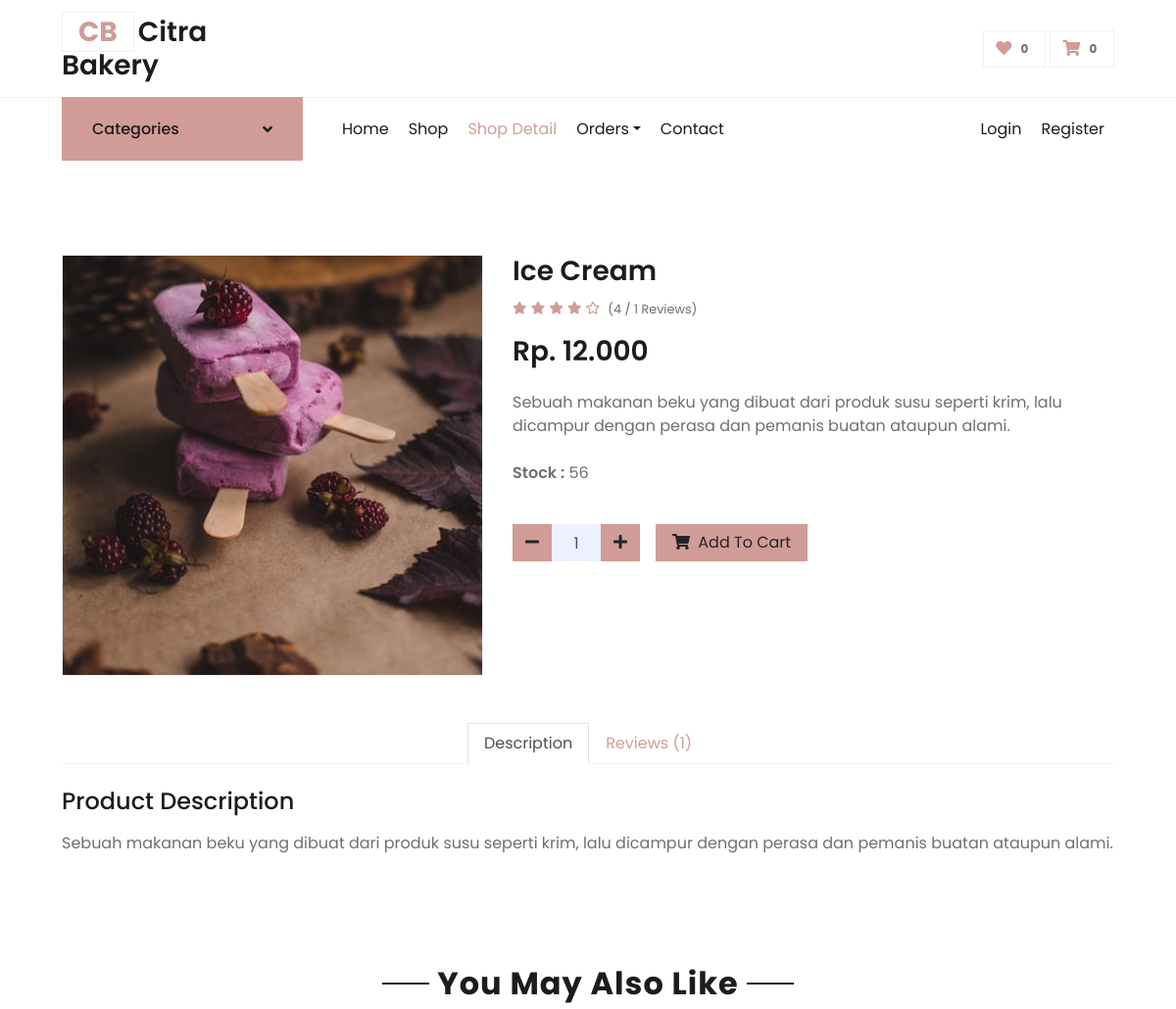
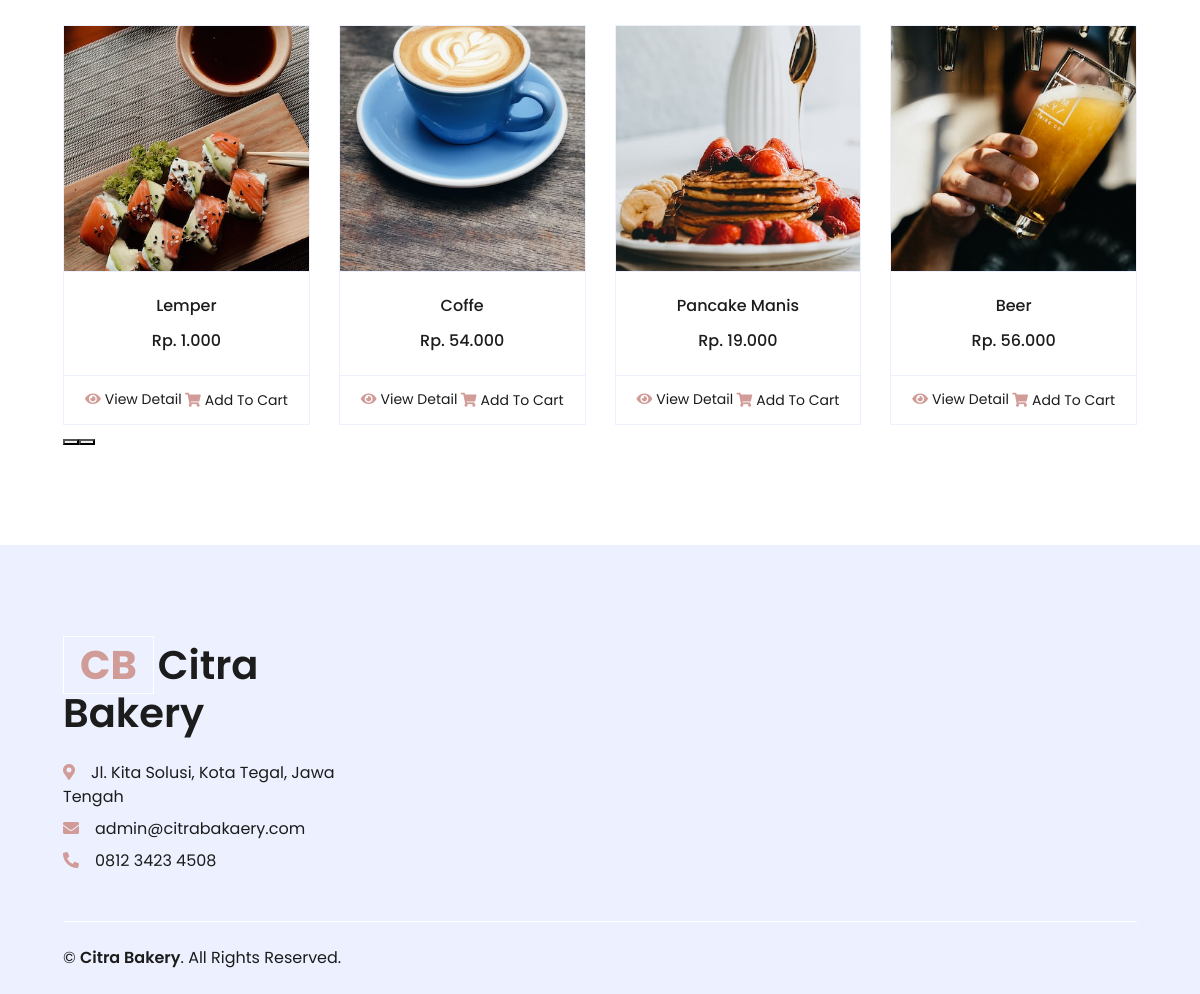
Screenshot of /detail/10 with the database file from the repository (2 pictures, top to bottom).
### tables this page shows
CREATE TABLE `gambar` (
  `id` int(11) NOT NULL,
  `idMenu` int(11) NOT NULL,
  `gambar` text NOT NULL,
  `createdAt` timestamp NOT NULL DEFAULT current_timestamp(),
  `updatedAt` timestamp NULL DEFAULT NULL ON UPDATE current_timestamp()
);

CREATE TABLE `menu` (
  `id` int(11) NOT NULL,
  `kategori_id` int(11) NOT NULL,
  `nama_menu` varchar(100) NOT NULL,
  `deskripsi` text DEFAULT NULL,
  `harga` int(11) NOT NULL,
  `stok` int(7) NOT NULL DEFAULT 0,
  `createdAt` timestamp NOT NULL DEFAULT current_timestamp(),
  `updatedAt` timestamp NULL DEFAULT NULL ON UPDATE current_timestamp()
);

### application/controllers/Frontend.php (called while the page is built, shortened)
<?php
class Frontend extends CI_Controller
{
    public function __construct()
    {
        $this->load->model('M_Front', 'front');
    }
    public function detail($id)
    {
        $product = $this->front->getProduct([
            'menu.id' => $id
        ]);
        $gambar = $this->front->getGambar([
            'idMenu' => $id
        ]);
        $review = $this->front->getReview([
            'review.idMenu' => $id
        ]);
        $rating = $this->front->getRating([
            'idMenu' => $id
        ]);
        $rating = [
            'rating' => round($rating->rating, 1),
            'total' => $rating->total
        ];
        $data = [
            'title'    => 'Shop Detail | Citra Bakery',
            'page'     => 'frontend/detail',
            'kategori' => $this->front->getKategori(),
            'product'  => $product,
            'gambar'   => $gambar,
            'products' => $this->front->getProductRandom($id),
            'review'   => $review,
            'rating'   => $rating
        ];
        $this->load->view('frontend/index', $data);
    }
}

### index.php (called while the page is built, shortened)
<?php
require_once BASEPATH.'core/CodeIgniter.php';

### application/models/M_Front.php (called while the page is built, shortened)
<?php
class M_Front extends CI_Model
{
	public function getKategori()
	{
		$this->db->order_by('kategori', 'asc');
		return $this->db->get('kategori')->result();
	}
	public function getProduct($where)
	{
		$this->db->where($where);
		return $this->db->get('menu')->row();
	}
	public function getGambar($where)
	{
		$this->db->where($where);
		$this->db->order_by('createdAt', 'desc');
		return $this->db->get('gambar')->result();
	}
	public function getProductRandom($id)
	{
		$this->db->where('id !=', $id);
		$this->db->order_by('nama_menu', 'RANDOM');
		return $this->db->get('menu', 5)->result();
	}
	public function getReview($where)
	{
		$this->db->select('review.*, user.name, user.image');
		$this->db->join('user', 'user.id = review.idUser', 'inner');
		$this->db->where($where);
		$this->db->order_by('review.createdAt', 'desc');
		return $this->db->get('review')->result();
	}
	public function getRating($where)
	{
		$this->db->select('AVG(rating) as rating, COUNT(id) as total');
		$this->db->where($where);
		return $this->db->get('review')->row();
	}
}

### application/helpers/menu_helper.php (called while the page is built, shortened)
<?php
function gambar($idMenu)
{
	$CI = &get_instance();
	$CI->db->where('idMenu', $idMenu);
	$CI->db->order_by('gambar', 'RANDOM');
	$data = $CI->db->get('gambar')->row();
	return $data->gambar;
}

### application/views/frontend/detail.php (the view, shortened to what this page needs)
<div class="container-fluid py-5">
	<div class="row px-xl-5">
		<div class="col-lg-5 pb-5">
			<div id="product-carousel" class="carousel slide" data-ride="carousel">
				<div class="carousel-inner border">
					<?php foreach ($gambar as $i => $g) : ?>
						<div class="carousel-item <?= ($i == 0) ? 'active' : ''; ?>">
							<img class="w-100 h-100" src="<?= base_url('upload/gambar/' . $g->gambar); ?>" alt="Image">
						</div>
					<?php endforeach; ?>
				</div>
				<a class="carousel-control-prev" href="#product-carousel" data-slide="prev">
					<i class="fa fa-2x fa-angle-left text-dark"></i>
				</a>
				<a class="carousel-control-next" href="#product-carousel" data-slide="next">
					<i class="fa fa-2x fa-angle-right text-dark"></i>
				</a>
			</div>
		</div>
		<div class="col-lg-7 pb-5">
			<h3 class="font-weight-semi-bold"><?= $product->nama_menu; ?></h3>
			<?php if ($rating['total'] != 0) : ?>
				<div class="d-flex mb-3">
					<div class="text-primary mr-2">
						<?php if ($rating['rating'] < 1) : ?>
							<small class="fas fa-star-half-alt"></small>
							<small class="far fa-star"></small>
							<small class="far fa-star"></small>
							<small class="far fa-star"></small>
							<small class="far fa-star"></small>
						<?php elseif ($rating['rating'] == 4) : ?>
							<small class="fas fa-star"></small>
							<small class="fas fa-star"></small>
							<small class="fas fa-star"></small>
							<small class="fas fa-star"></small>
							<small class="far fa-star"></small>
						<?php endif; ?>
					</div>
					<small class="pt-1">(<?= $rating['rating'] . ' / ' . $rating['total']; ?> Reviews)</small>
				</div>
			<?php endif; ?>
			<h3 class="font-weight-semi-bold mb-4"><?= 'Rp. ' . number_format($product->harga, 0, ',', '.'); ?></h3>
			<p class="mb-4">
				<?= $product->deskripsi; ?>
			</p>
			<p class="mb-4">
				<label class="font-weight-semi-bold">Stock : </label><?= ($product->stok > 0) ? ' ' . $product->stok : ' sold out'; ?>
			</p>
			<?php if ($product->stok > 0) : ?>
				<form action="<?= base_url('addToCart'); ?>" method="POST">
					<div class="d-flex align-items-center mb-4 pt-2">
						<div class="input-group mr-3" style="width: 130px;">
							<div class="input-group-btn">
								<button type="button" class="btn btn-primary" id="btn_minus">
									<i class="fa fa-minus"></i>
								</button>
							</div>
							<input type="text" class="form-control bg-secondary text-center" value="1" name="total" id="input_total">
							<div class="input-group-btn">
								<button type="button" class="btn btn-primary" id="btn_plus">
									<i class="fa fa-plus"></i>
								</button>
							</div>
						</div>
						<button type="submit" class="btn btn-primary px-3" id="add-to-cart"><i class="fa fa-shopping-cart mr-1"></i> Add To Cart</button>
					</div>
				</form>
			<?php endif; ?>
		</div>
	</div>
	<div class="row px-xl-5">
		<div class="col">
			<div class="nav nav-tabs justify-content-center border-secondary mb-4">
				<a class="nav-item nav-link active" data-toggle="tab" href="#tab-pane-1">Description</a>
				<a class="nav-item nav-link" data-toggle="tab" href="#tab-pane-3">Reviews (<?= $rating['total']; ?>)</a>
			</div>
			<div class="tab-content">
				<div class="tab-pane fade show active" id="tab-pane-1">
					<h4 class="mb-3">Product Description</h4>
					<p>
						<?= $product->deskripsi; ?>
					</p>
				</div>
			</div>
		</div>
	</div>
</div>
<div class="container-fluid py-5">
	<div class="text-center mb-4">
		<h2 class="section-title px-5"><span class="px-2">You May Also Like</span></h2>
	</div>
	<div class="row px-xl-5">
		<div class="col">
			<div class="owl-carousel related-carousel">
				<?php foreach ($products as $pro) : ?>
					<div class="card product-item border-0">
						<div class="card-header product-img position-relative overflow-hidden bg-transparent border p-0">
							<img class="img-fluid w-100" src="<?= base_url('upload/gambar/' . gambar($pro->id)); ?>" alt="<?= $pro->nama_menu; ?>">
						</div>
						<div class="card-body border-left border-right text-center p-0 pt-4 pb-3">
							<h6 class="text-truncate mb-3"><?= $pro->nama_menu; ?></h6>
							<div class="d-flex justify-content-center">
								<h6><?= 'Rp. ' . number_format($pro->harga, 0, ',', '.'); ?></h6>
							</div>
						</div>
						<div class="card-footer d-flex justify-content-between bg-light border">
							<a href="<?= base_url('detail/' . $pro->id); ?>" class="btn btn-sm text-dark p-0"><i class="fas fa-eye text-primary mr-1"></i>View Detail</a>
							<?php if ($pro->stok > 0) : ?>
								<form action="<?= base_url('addToCart'); ?>" method="POST">
									<button type="submit" class="btn btn-sm text-dark p-0"><i class="fas fa-shopping-cart text-primary mr-1"></i>Add To Cart</button>
								</form>
							<?php else : ?>
								<a href="javascript:void(0)" class="btn btn-sm text-muted p-0" data-toggle="tooltip" title="Sold Out"><i class="fas fa-shopping-cart text-muted mr-1"></i><del>Add To Cart</del></a>
							<?php endif; ?>
						</div>
					</div>
				<?php endforeach; ?>
			</div>
		</div>
	</div>
</div>

### rows the page displays
gambar: gambar (picture)
menu: nama_menu "Ice Cream", harga "12.000", deskripsi "Sebuah makanan beku yang dibuat dari produk susu seperti krim, lalu dicampur dengan perasa dan pemanis buatan ataupun alami.", stok "56"
menu: id.gambar (picture), nama_menu "Lemper", harga "1.000"
menu: id.gambar (picture), nama_menu "Coffe", harga "54.000"
menu: id.gambar (picture), nama_menu "Pancake Manis", harga "19.000"
menu: id.gambar (picture), nama_menu "Beer", harga "56.000"

### other values shown
$rating['rating'] "4"
$rating['total'] "1"
